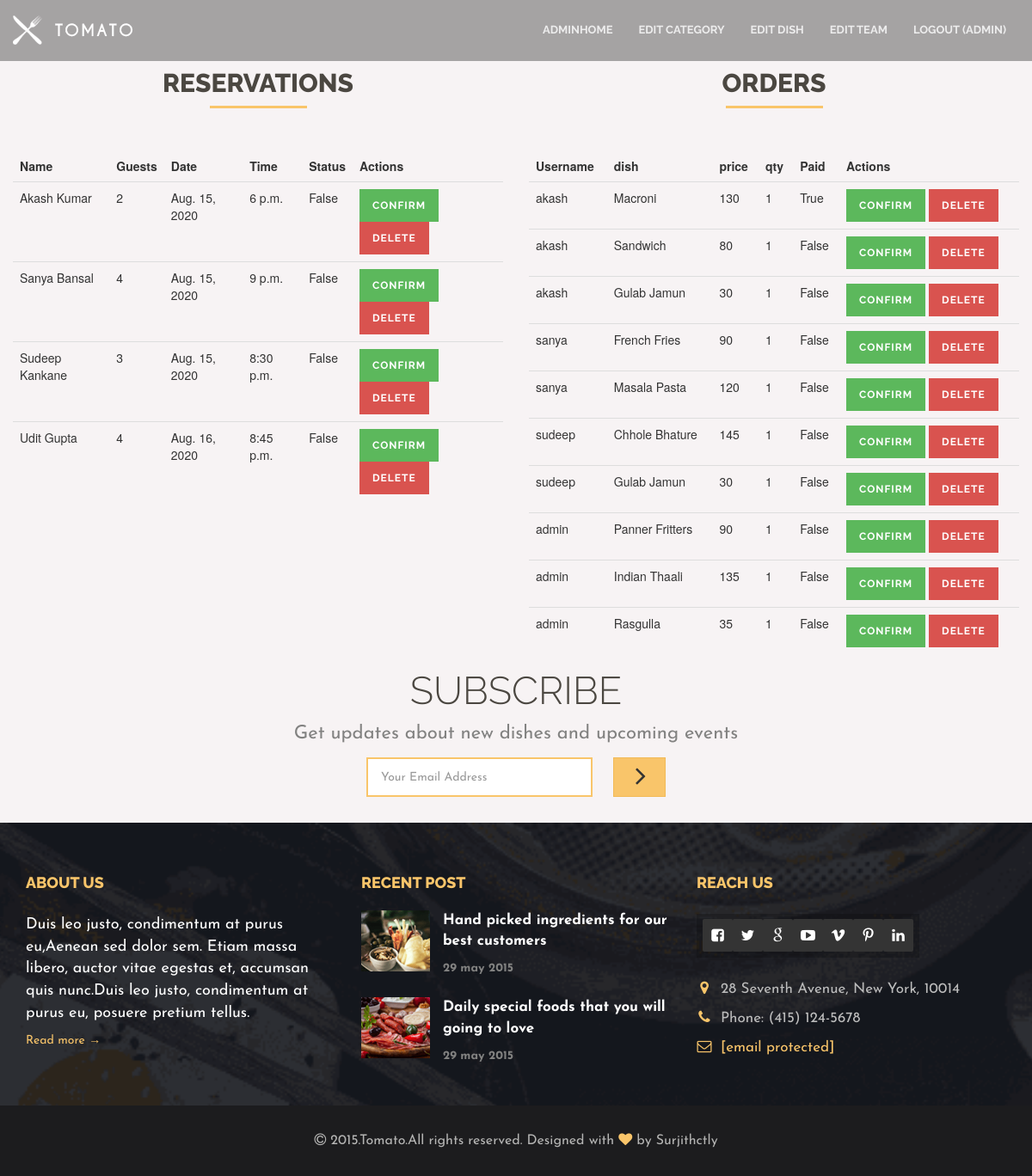
Page /management/AdminHome/ (signed in) on the committed database.
### customer/models.py (models this page shows, shortened)
class Reservation(models.Model):
    user = models.ForeignKey(User, on_delete = models.CASCADE, blank=True, null=True)
    mob = models.IntegerField(null=True, blank=True)
    email = models.EmailField(blank=True, null=True)
    name = models.CharField(blank=True, null=True, max_length =20)
    guests = models.IntegerField(blank=True, null=True)
    date = models.DateField(blank=True, null=True)
    time = models.TimeField(blank=True, null=True)
    confirm = models.BooleanField(blank=True, null=True, default=False)

class Add_to_cart(models.Model):
    user = models.ForeignKey(User,on_delete=models.CASCADE, blank=True, null=True)
    dish = models.ForeignKey(Dish,on_delete=models.CASCADE, blank=True, null=True)
    qty = models.IntegerField(blank=True, null=True, default=1)
    confirmation = models.BooleanField(blank=True, null=True, default=False)

### management/models.py (models this page shows, shortened)
class Dish(models.Model):
    cat = models.ForeignKey(Category, on_delete=models.CASCADE, blank=True, null=True)
    title = models.CharField(max_length=30, blank=True, null=True)
    dis = models.TextField(null=True, blank=True)
    img = models.FileField(null=True,blank=True)
    img1 = models.FileField(null=True,blank=True)
    img2 = models.FileField(null=True,blank=True)
    price = models.IntegerField(null=True,blank=True)
    mrp = models.IntegerField(null=True,blank=True)
    avail = models.BooleanField(default=True, blank=True, null=True)

### management/views.py (the view, shortened to what this page needs)
# urls.py: path('AdminHome/', AdminHome, name='AdminHome'),
def AdminHome(request):
    if request.user.is_anonymous:
        return redirect('account')
    if not request.user.is_staff:
        return redirect('home')
    res = Reservation.objects.all()
    order = Add_to_cart.objects.all()
    if "delete" in request.POST:
        Reservation.objects.get(id = request.POST['delete']).delete()
    if "deleteOrder" in request.POST:
        Add_to_cart.objects.get(id = request.POST['deleteOrder']).delete()
    if "confirmOrder" in request.POST:
        Add_to_cart.objects.filter(id = request.POST['confirmOrder']).update(confirmation = True)
    d = {'res':res, 'order':order}
    return render(request, 'index2.html', d)

### templates/index2.html (shortened to what this page needs)
{% extends 'base2.html' %}
{% block body %}
{% load static %}
<div class="col-md-6">
    <div class="page-header">
        <h2>Reservations</h2>
    </div>
    <table class="table">
        <thead>
            <tr>
                <th>Name</th>
                <th>Guests</th>
                <th>Date</th>
                <th>Time</th>
                <th>Status</th>
                <th>Actions</th>
            </tr>
        </thead>
        <tbody>
            {% for i in res %}
            <tr>
                <td>{{ i.name }}</td>
                <td>{{ i.guests }}</td>
                <td>{{ i.date }}</td>
                <td>{{ i.time }}</td>
                <td>{{ i.confirm }}</td>
                <form method='post'>
                <td><button type="submit" name="confirm" value="{{ i.id }}" class="btn btn-success btn-xs">Confirm</button>
                    <button type="submit" name="delete" value="{{ i.id}}" class="btn btn-danger btn-xs">Delete</button>
                </td>
                </form>
            {% endfor %}
            </tr>
        </tbody>
    </table>
</div>
<div class="col-md-6">
    <div class="page-header">
        <h2>Orders</h2>
    </div>
    <table class="table">
        <thead>
            <tr>
                <th>Username</th>
                <th>dish</th>
                <th>price</th>
                <th>qty</th>
                <th>Paid</th>
                <th>Actions</th>
            </tr>
        </thead>
        <tbody>
            {% for i in order %}
            <tr>
                <td>{{ i.user.username }}</td>
                <td>{{ i.dish.title }}</td>
                <td>{{ i.dish.price }}</td>
                <td>{{ i.qty }}</td>
                <td>{{ i.confirmation }}</td>
                <form method='post'>
                <td><button type="submit" name="confirmOrder" value="{{ i.id }}" class="btn btn-success btn-xs">Confirm</button>
                    <button type="submit" name="deleteOrder" value="{{ i.id}}" class="btn btn-danger btn-xs">Delete</button>
                </td>
                </form>
            {% endfor %}
            </tr>
        </tbody>
    </table>
</div>
{% endblock body %}

### templates/base2.html (shortened to what this page needs)
<!DOCTYPE html>
{% load static %}
<html lang="en">
<head>
    <link rel="stylesheet" href="{% static 'css/bootstrap.min.css' %}">
    <link rel="stylesheet" href="{% static 'css/font-awesome/css/font-awesome.css' %}">
    <link rel="stylesheet" href="{% static 'css/plugin.css' %}">
    <link rel="stylesheet" href="{% static 'css/main.css' %}">
</head>
<body>
    <div class="body">
        <div class="main-wrapper">
            <nav class="navbar navbar-fixed-top">
                <div class="container">
                    <div class="navbar-header">
                        <a class="navbar-brand" href="index-2.html">
                            <img src="{% static 'img/nav-logo.png' %}" alt="nav-logo">
                        </a>
                    </div>
                    <div id="navbar" class="navbar-collapse collapse">
                        <ul class="nav navbar-nav navbar-right">
                            <li><a href="{% url 'AdminHome' %}">AdminHome</a></li>
                            <li><a href="{% url 'EditCat' %}">Edit Category</a></li>
                            <li><a href="{% url 'editdish' %}">Edit Dish</a></li>
                            <li><a href="{% url 'editteam' %}">Edit Team</a></li>
                            {% if request.user.is_authenticated %}
                            <li><a href="{% url 'logout' %}">Logout ({{ user.username }}) </a></li>
                            {% endif %}
                        </ul>
                    </div>
                </div>
            </nav>
            {% block body %}
            {% endblock body %}
            <section class="subscribe">
                <div class="container">
                    <div class="row">
                        <div class="col-md-12">
                            <h1>Subscribe</h1>
                            <p>Get updates about new dishes and upcoming events</p>
                            <form class="form-inline"
                                action="https://demo.web3canvas.com/themeforest/tomato/php/subscribe.php" id="invite"
                                method="POST">
                                <div class="form-group">
                                    <input class="e-mail form-control" name="email" id="address" type="email"
                                        placeholder="Your Email Address" required>
                                </div>
                                <button type="submit" class="btn btn-default">
                                    <i class="fa fa-angle-right"></i>
                                </button>
                            </form>
                        </div>
                    </div>
                </div>
            </section>
            <section class="footer">
                <div class="container">
                    <div class="row">
                        <div class="col-md-4 col-sm-12">
                            <h1>About us</h1>
                            <p>Duis leo justo, condimentum at purus eu,Aenean sed dolor sem. Etiam massa libero, auctor
                                vitae egestas et, accumsan quis nunc.Duis leo justo, condimentum at purus eu, posuere
                                pretium tellus.</p>
                            <a href="about.html">Read more &rarr;</a>
                        </div>
                        <div class="col-md-4  col-sm-6">
                            <h1>Recent post</h1>
                            <div class="footer-blog clearfix">
                                <a href="blog_right_sidebar.html">
                                    <img src="{% static 'img/thumb8.png' %}" class="img-responsive footer-photo"
                                        alt="blog photos">
                                    <p class="footer-blog-text">Hand picked ingredients for our best customers</p>
                                    <p class="footer-blog-date">29 may 2015</p>
                                </a>
                            </div>
                            <div class="footer-blog clearfix last">
                                <a href="blog_right_sidebar.html">
                                    <img src="{% static 'img/thumb9.png' %}" class="img-responsive footer-photo"
                                        alt="blog photos">
                                    <p class="footer-blog-text">Daily special foods that you will going to love</p>
                                    <p class="footer-blog-date">29 may 2015</p>
                                </a>
                            </div>
                        </div>
                        <div class="col-md-4  col-sm-6">
                            <h1>Reach us</h1>
                            <div class="footer-social-icons">
                                <a href="https://www.facebook.com/">
                                    <i class="fa fa-facebook-square"></i>
                                </a>
                                <a href="https://www.twitter.com/">
                                    <i class="fa fa-twitter"></i>
                                </a>
                                <a href="https://plus.google.com/">
                                    <i class="fa fa-google"></i>
                                </a>
                                <a href="https://www.youtube.com/">
                                    <i class="fa fa-youtube-play"></i>
                                </a>
                                <a href="https://www.vimeo.com/">
                                    <i class="fa fa-vimeo"></i>
                                </a>
                                <a href="https://www.pinterest.com/">
                                    <i class="fa fa-pinterest-p"></i>
                                </a>
                                <a href="http://www.linkedin.com/">
                                    <i class="fa fa-linkedin"></i>
                                </a>
                            </div>
                            <div class="footer-address">
                                <p><i class="fa fa-map-marker"></i>28 Seventh Avenue, New York, 10014</p>
                                <p><i class="fa fa-phone"></i>Phone: (415) 124-5678</p>
                                <p><i class="fa fa-envelope-o"></i><a
                                        href="https://demo.web3canvas.com/cdn-cgi/l/email-protection"
                                        class="__cf_email__"
                                        data-cfemail="65161015150a17112517001611041017040b114b060a08">[email&#160;protected]</a>
                                </p>
                            </div>
                        </div>
                    </div>
                </div>
                <div class="footer-copyrights">
                    <div class="container">
                        <div class="row">
                            <div class="col-md-12">
                                <p><i class="fa fa-copyright"></i> 2015.Tomato.All rights reserved. Designed with <i
                                        class="fa fa-heart primary-color"></i> by Surjithctly</p>
                            </div>
                        </div>
                    </div>
                </div>
            </section>
        </div>
    </div>
</body>
</html>

### static/css/main.css (style rules this page uses)
body { height:100%;overflow-y:scroll;-webkit-overflow-scrolling:touch }
h1,h2,h3,h4,h5,h6,.h1,.h2,.h3,.h4,.h5,.h6 { font-family:raleway,sans-serif;text-transform:uppercase;color:#4b4741;text-align:center;font-weight:800 }
.page-header { border:none;margin:80px 0 40px }
.page-header:after { content:"";display:block;position:relative;height:3px;width:113px;background-color:#f9c56a;margin:0 auto }
p { font-family:josefin sans,sans-serif;color:#828281;font-size:22px }
a,a:hover { text-decoration:none }
html { text-rendering:optimizeLegibility!important;-webkit-font-smoothing:antialiased!important }
.primary-color { color:#f9c56a }
.form-group { font-family:josefin sans,sans-serif }
.form-group input,.form-group textarea { border-radius:0;border:none!important;-webkit-box-shadow:none!important;-moz-box-shadow:none!important;box-shadow:none!important;background-color:#f3f1ed;padding:10px 15px }
.btn { border-radius:0;border:none;font-family:raleway,sans-serif;text-transform:uppercase;letter-spacing:1px;font-weight:700;padding:10px 15px }
.btn-default { background-color:#f9c56a }
.navbar { background-color:rgba(0,0,0,.33);color:#fff;z-index:50;margin:0;transition:.4s }
.navbar .navbar-nav>li>a { color:#ececec;text-transform:uppercase;padding:25px 15px;font-weight:700;font-size:13px;font-family:raleway,sans-serif;transition:all .5s ease }
.navbar .navbar-brand { padding:18px 0 }
.footer { background:url(../img/bg6.png) no-repeat center center;-webkit-background-size:cover;-moz-background-size:cover;-o-background-size:cover;background-size:cover }
.footer .container { padding-bottom:44px }
.footer-copyrights .container { padding-bottom:0 }
.footer h1 { color:#f9c56a;font-size:18px;text-align:left;margin:60px 0 26px }
.footer p { color:#fff;font-size:18px }
.footer-address p { color:#bcbcbc;font-size:17px }
.footer a { color:#f9c56a;text-decoration:none }
.footer .footer-blog { margin-bottom:27px }
.footer .footer-blog.last { margin-bottom:0 }
.footer .footer-blog img { float:left;margin-right:15px }
.footer .footer-blog .footer-blog-text { font-weight:700;font-size:17px;margin-top:-4px!important }
.footer .footer-blog .footer-blog-date { font-size:14px;color:#828281;font-weight:700;margin:0 }
.footer .footer-social-icons { background:rgba(0,0,0,.2);padding:6px 7px 7px;margin-bottom:25px;display:table }
.footer .footer-social-icons a { padding:9px 0 6px;margin-right:0 1px;color:#fff;background-color:#343434;border-radius:2px;width:35px;height:38px;display:inline-block;text-align:center;font-size:17px }
.footer-address .fa { margin-right:10px;color:#f9c56a;width:18px;text-align:center }
.footer .footer-copyrights { text-align:center;background-color:#1c1c1e }
.footer .footer-copyrights p { margin:30px 0;color:#b5b5b4;font-size:16px }
.subscribe { padding:30px 0;background:#f7f3f4 }
.subscribe h1 { font-weight:300;text-align:left;margin:0;float:left;line-height:45px;font-size:45px }
.subscribe p { float:left;margin:5px 0 0 40px;line-height:35px }
.subscribe form { float:right }
.subscribe form .btn .fa { font-size:34px;padding:0 8px;position:relative;top:-2px;left:2px }
.subscribe input { border:2px solid #f9c56a!important;background:#fff none repeat scroll 0% 0%;margin:0 20px;width:263px!important;line-height:42px;height:46px }
.subscribe .btn-default { padding:0 15px;height:46px;border:1px solid #f2ba57;-webkit-transition:all .5s ease;-o-transition:all .5s ease;transition:all .5s ease }
@media (max-width:1200px) { .subscribe h1,.subscribe p,.subscribe form { float:none;text-align:center } }
@media (max-width:1200px) { .subscribe p { margin-left:0;margin-top:10px } }
@media (max-width:1200px) { .subscribe form { width:100%;margin-top:10px } }
@media (max-width:1200px) { .subscribe input { margin-left:0 } }
@media (max-width:1200px) { .subscribe .form-inline .form-group { display:inline-block } }
table { width:100% }
.table thead tr th { border-radius:0!important;border:none }
.footer { font-family:Josefin Sans }
.footer .footer-blog .footer-blog-text { margin-top:-15px }
input,textarea { outline:0 }
.main-wrapper { position:relative;background:#fff }
.body { width:100%;position:relative;overflow:hidden;background:#fff }
.slick-slide,.slick-list,.slick-active,button,input,textarea { outline:0 }

### rows in the picture
Reservation: name "Akash Kumar", guests "2", date "Aug. 15, 2020", time "6 p.m.", confirm "False", {{ i.id }} 3 (drawn)
Reservation: name "Sanya Bansal", guests "4", date "Aug. 15, 2020", time "9 p.m.", confirm "False", {{ i.id }} 6 (drawn)
Reservation: name "Sudeep Kankane", guests "3", date "Aug. 15, 2020", time "8:30 p.m.", confirm "False", {{ i.id }} 7 (drawn)
Reservation: name "Udit Gupta", guests "4", date "Aug. 16, 2020", time "8:45 p.m.", confirm "False", {{ i.id }} 8 (drawn)
Add_to_cart: user.username "akash", dish "Macroni", dish.price "130", qty "1", confirmation "True", {{ i.id }} 8 (drawn)
Add_to_cart: user.username "akash", dish "Sandwich", dish.price "80", qty "1", confirmation "False", {{ i.id }} 9 (drawn)
Add_to_cart: user.username "akash", dish "Gulab Jamun", dish.price "30", qty "1", confirmation "False", {{ i.id }} 13 (drawn)
Add_to_cart: user.username "sanya", dish "French Fries", dish.price "90", qty "1", confirmation "False", {{ i.id }} 16 (drawn)
Add_to_cart: user.username "sanya", dish "Masala Pasta", dish.price "120", qty "1", confirmation "False", {{ i.id }} 17 (drawn)
Add_to_cart: user.username "sudeep", dish "Chhole Bhature", dish.price "145", qty "1", confirmation "False", {{ i.id }} 20 (drawn)
Add_to_cart: user.username "sudeep", dish "Gulab Jamun", dish.price "30", qty "1", confirmation "False", {{ i.id }} 21 (drawn)
Add_to_cart: user.username "admin", dish "Panner Fritters", dish.price "90", qty "1", confirmation "False", {{ i.id }} 22 (drawn)
Add_to_cart: user.username "admin", dish "Indian Thaali", dish.price "135", qty "1", confirmation "False", {{ i.id }} 23 (drawn)
Add_to_cart: user.username "admin", dish "Rasgulla", dish.price "35", qty "1", confirmation "False", {{ i.id }} 24 (drawn)

### other values in the picture
{{ user.username }} "ADMIN"
